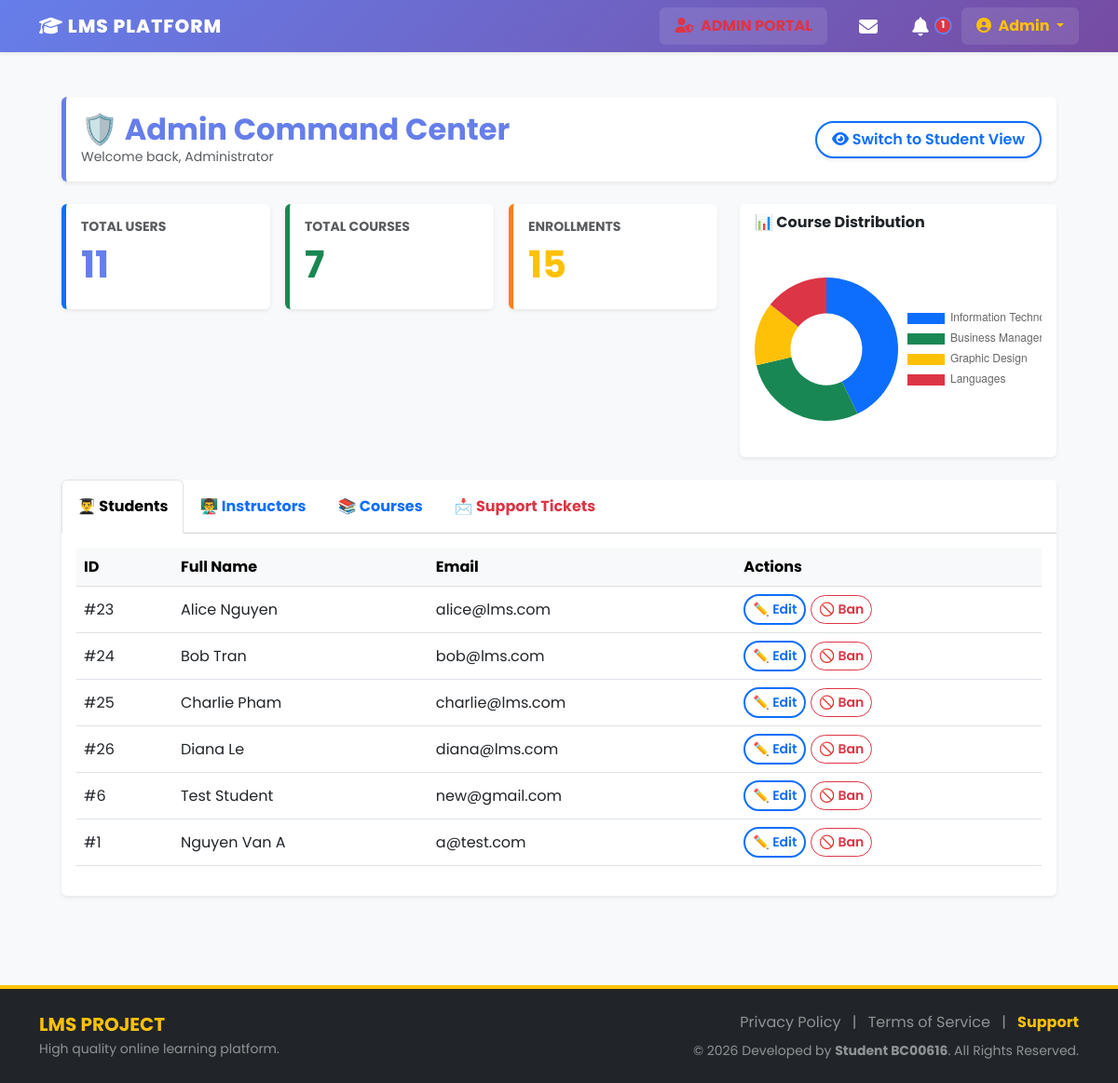
Page /public/admin/dashboard (signed in) on the committed database.
### tables this page shows
CREATE TABLE `users` (
  `id` int(11) NOT NULL,
  `fullname` varchar(100) NOT NULL,
  `email` varchar(100) NOT NULL,
  `password` varchar(255) NOT NULL,
  `role` enum('admin','instructor','student') DEFAULT 'student',
  `avatar` varchar(255) DEFAULT NULL,
  `bio` text DEFAULT NULL,
  `created_at` timestamp NOT NULL DEFAULT current_timestamp(),
  `updated_at` timestamp NOT NULL DEFAULT current_timestamp() ON UPDATE current_timestamp()
);

### app/Controllers/AdminController.php (called while the page is built, shortened)
<?php
require_once '../app/Core/Controller.php';
class AdminController extends Controller {
    public function dashboard() {
        $adminModel = $this->model('AdminModel');
        $courseModel = $this->model('CourseModel');
        $supportModel = $this->model('SupportModel');
        $this->view('admin/dashboard', [
            'stats' => $adminModel->getStats(),
            'chart_data' => $adminModel->getCourseDistribution(),
            'students' => $adminModel->getUsersByRole('student'),
            'instructors' => $adminModel->getUsersByRole('instructor'),
            'courses' => $courseModel->getAllCourses(),
            'tickets' => $supportModel->getAllTickets()
        ]);
    }
}

### public/index.php (called while the page is built, shortened)
<?php
require_once '../app/Config/Database.php';
require_once '../app/Core/Controller.php';
require_once '../app/Core/App.php';
$app = new App();

### app/Models/AdminModel.php (called while the page is built, shortened)
<?php
require_once '../app/Config/Database.php';
class AdminModel {
    private $conn;
    public function __construct() {
        $db = new Database();
        $this->conn = $db->connect();
    }
    public function getStats() {
        $stmt = $this->conn->prepare("SELECT COUNT(*) as total_users FROM users WHERE role != 'admin'");
        $stmt->execute();
        $users = $stmt->fetch(PDO::FETCH_ASSOC)['total_users'];
        $stmt = $this->conn->prepare("SELECT COUNT(*) as total_courses FROM courses");
        $stmt->execute();
        $courses = $stmt->fetch(PDO::FETCH_ASSOC)['total_courses'];
        $stmt = $this->conn->prepare("SELECT COUNT(*) as total_enrollments FROM enrollments");
        $stmt->execute();
        $enrollments = $stmt->fetch(PDO::FETCH_ASSOC)['total_enrollments'];
        return [
            'users' => $users,
            'courses' => $courses,
            'enrollments' => $enrollments
        ];
    }
    public function getCourseDistribution() {
        $sql = "SELECT cat.name, COUNT(c.id) as count
                FROM categories cat
                LEFT JOIN courses c ON cat.id = c.category_id
                GROUP BY cat.id";
        $stmt = $this->conn->prepare($sql);
        $stmt->execute();
        return $stmt->fetchAll(PDO::FETCH_ASSOC);
    }
    public function getUsersByRole($role) {
        $sql = "SELECT * FROM users WHERE role = ? ORDER BY created_at DESC";
        $stmt = $this->conn->prepare($sql);
        $stmt->execute([$role]);
        return $stmt->fetchAll(PDO::FETCH_ASSOC);
    }
}

### app/Config/Database.php (called while the page is built)
<?php
class Database {
    private $host = 'localhost';
    private $user = 'root';
    private $pass = '';
    private $dbname = 'lms_db';
    public function connect() {
        try {
            $dsn = "mysql:host=" . $this->host . ";dbname=" . $this->dbname . ";charset=utf8";
            $pdo = new PDO($dsn, $this->user, $this->pass);
            $pdo->setAttribute(PDO::ATTR_ERRMODE, PDO::ERRMODE_EXCEPTION);
            return $pdo;
        } catch (PDOException $e) {
            die("Database Connection Error: " . $e->getMessage());
        }
    }
}

### app/Views/admin/dashboard.php (the view, shortened to what this page needs)
<?php require_once '../app/Views/inc/header.php'; ?>
<div class="container-fluid px-4">
    <div class="d-flex justify-content-between align-items-center my-4 p-3 bg-white rounded shadow-sm border-start border-5 border-primary">
        <div>
            <h2 class="fw-bold text-primary mb-0">🛡️ Admin Command Center</h2>
            <p class="text-muted mb-0 small">Welcome back, Administrator</p>
        </div>
        <div>
            <a href="/LMS_Project/public/home/index" class="btn btn-outline-primary fw-bold rounded-pill px-3 shadow-sm">
                <i class="fas fa-eye"></i> Switch to Student View
            </a>
        </div>
    </div>
    <div class="row mb-4">
        <div class="col-md-8">
            <div class="row g-3">
                <div class="col-md-4">
                    <div class="card stat-card border-blue shadow-sm h-100">
                        <div class="card-body">
                            <h6 class="text-muted text-uppercase small fw-bold">Total Users</h6>
                            <h2 class="display-6 fw-bold text-primary"><?= htmlspecialchars($data['stats']['users']) ?></h2>
                        </div>
                    </div>
                </div>
                <div class="col-md-4">
                    <div class="card stat-card border-green shadow-sm h-100">
                        <div class="card-body">
                            <h6 class="text-muted text-uppercase small fw-bold">Total Courses</h6>
                            <h2 class="display-6 fw-bold text-success"><?= htmlspecialchars($data['stats']['courses']) ?></h2>
                        </div>
                    </div>
                </div>
                <div class="col-md-4">
                    <div class="card stat-card border-orange shadow-sm h-100">
                        <div class="card-body">
                            <h6 class="text-muted text-uppercase small fw-bold">Enrollments</h6>
                            <h2 class="display-6 fw-bold text-warning"><?= htmlspecialchars($data['stats']['enrollments']) ?></h2>
                        </div>
                    </div>
                </div>
            </div>
        </div>
        <div class="col-md-4">
            <div class="card shadow-sm h-100">
                <div class="card-header bg-white fw-bold border-bottom-0">📊 Course Distribution</div>
                <div class="card-body d-flex justify-content-center align-items-center">
                    <canvas id="courseChart" style="max-height: 200px;"></canvas>
                </div>
            </div>
        </div>
    </div>
    <div class="card shadow-sm mb-5">
        <div class="card-header bg-white p-0">
            <ul class="nav nav-tabs card-header-tabs m-0" id="adminTabs" role="tablist">
                <li class="nav-item">
                    <button class="nav-link active fw-bold py-3" data-bs-toggle="tab" data-bs-target="#students" type="button">👨‍🎓 Students</button>
                </li>
                <li class="nav-item">
                    <button class="nav-link fw-bold py-3" data-bs-toggle="tab" data-bs-target="#instructors" type="button">👨‍🏫 Instructors</button>
                </li>
                <li class="nav-item">
                    <button class="nav-link fw-bold py-3" data-bs-toggle="tab" data-bs-target="#courses" type="button">📚 Courses</button>
                </li>
                <li class="nav-item">
                    <button class="nav-link fw-bold py-3 text-danger" data-bs-toggle="tab" data-bs-target="#support" type="button">📩 Support Tickets</button>
                </li>
            </ul>
        </div>
        <div class="card-body">
            <div class="tab-content">
                <div class="tab-pane fade show active" id="students">
                    <div class="table-responsive">
                        <table class="table table-hover align-middle">
                            <thead class="table-light"><tr><th>ID</th><th>Full Name</th><th>Email</th><th>Actions</th></tr></thead>
                            <tbody>
                                <?php foreach($data['students'] as $s): ?>
                                <tr>
                                    <td>#<?= $s['id'] ?></td>
                                    <td><?= htmlspecialchars($s['fullname']) ?></td>
                                    <td><?= htmlspecialchars($s['email']) ?></td>
                                    <td>
                                        <a href="/LMS_Project/public/admin/edit_user/<?= $s['id'] ?>" class="btn btn-sm btn-outline-primary">✏️ Edit</a>
                                        <a href="/LMS_Project/public/admin/delete_user/<?= $s['id'] ?>" class="btn btn-sm btn-outline-danger" onclick="return confirm('Ban this student?')">🚫 Ban</a>
                                    </td>
                                </tr>
                                <?php endforeach; ?>
                            </tbody>
                        </table>
                    </div>
                </div>
            </div>
        </div>
    </div>
</div>
<script>
    // Lấy dữ liệu từ PHP sang JS
    const chartData = <?= json_encode($data['chart_data']) ?>;
    const labels = chartData.map(item => item.name);
    const counts = chartData.map(item => item.count);
    const ctx = document.getElementById('courseChart').getContext('2d');
    new Chart(ctx, {
        type: 'doughnut',
        data: {
            labels: labels,
            datasets: [{
                data: counts,
                backgroundColor: ['#0d6efd', '#198754', '#ffc107', '#dc3545', '#6610f2'],
                borderWidth: 0
            }]
        },
        options: {
            responsive: true,
            plugins: { legend: { position: 'right' } }
        }
    });
</script>
<?php require_once '../app/Views/inc/footer.php'; ?>

### public/css/style.css (style rules this page uses)
:root { font-family: 'Poppins', -apple-system, BlinkMacSystemFont, 'Segoe UI', sans-serif; --lms-gradient-start: #667eea; --lms-gradient-end: #764ba2; --lms-gradient: linear-gradient(135deg, #667eea 0%, #764ba2 100%); --bs-primary: #667eea; --bs-primary-rgb: 102, 126, 234; --bs-primary-dark: #5a6fd6; }
body { font-family: 'Poppins', -apple-system, BlinkMacSystemFont, 'Segoe UI', sans-serif; }
.btn { border-radius: 50px !important; font-weight: 600 !important; }
.btn-outline-primary { border-radius: 50px !important; font-weight: 600 !important; border-width: 2px; }
.border-primary { border-color: var(--lms-gradient-start) !important; }

### app/Views/inc/header.php (style rules this page uses)
body { min-height: 100vh; display: flex; flex-direction: column; background-color: #f8f9fa; }
.card { border: none; box-shadow: 0 0.125rem 0.25rem rgba(0, 0, 0, 0.075); }
.nav-link { position: relative; }

### app/Views/admin/dashboard.php (style rules this page uses)
.stat-card { border-left: 5px solid; transition: transform 0.2s; }
.border-blue { border-color: #0d6efd !important; }
.border-green { border-color: #198754 !important; }
.border-orange { border-color: #fd7e14 !important; }

### rows in the picture
users: id "23", fullname "Alice Nguyen", email "alice@lms.com"
users: id "24", fullname "Bob Tran", email "bob@lms.com"
users: id "25", fullname "Charlie Pham", email "charlie@lms.com"
users: id "26", fullname "Diana Le", email "diana@lms.com"
users: id "6", fullname "Test Student", email "new@gmail.com"
users: id "1", fullname "Nguyen Van A", email "a@test.com"

### other values in the picture
$notiCount "1"
$_SESSION['user_name'] "Admin"
$data['stats']['users'] "11"
$data['stats']['courses'] "7"
$data['stats']['enrollments'] "15"
chart data {{ json_encode($data['chart_data']) }} [{"name":"Information Technology","count":3},{"name":"Business Management","count":2},{"name":"Graphic Design","count":1},{"name":"Languages","count":1}]
